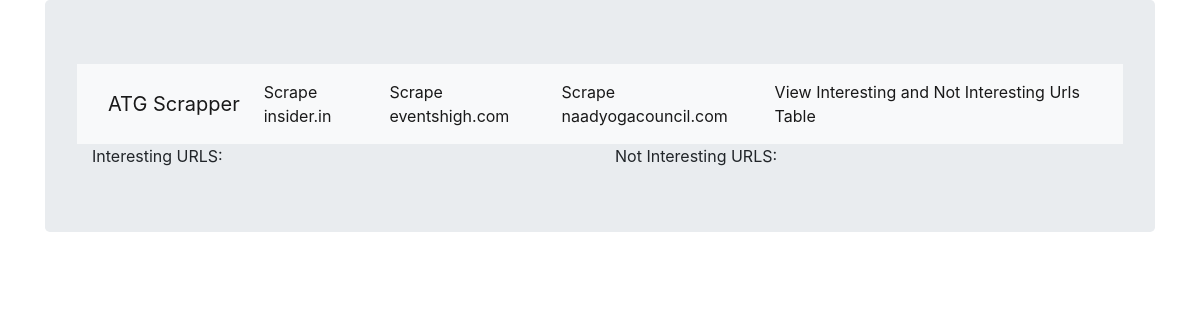
Before: /Scraper/ViewUrlsPage/ with the older database file.
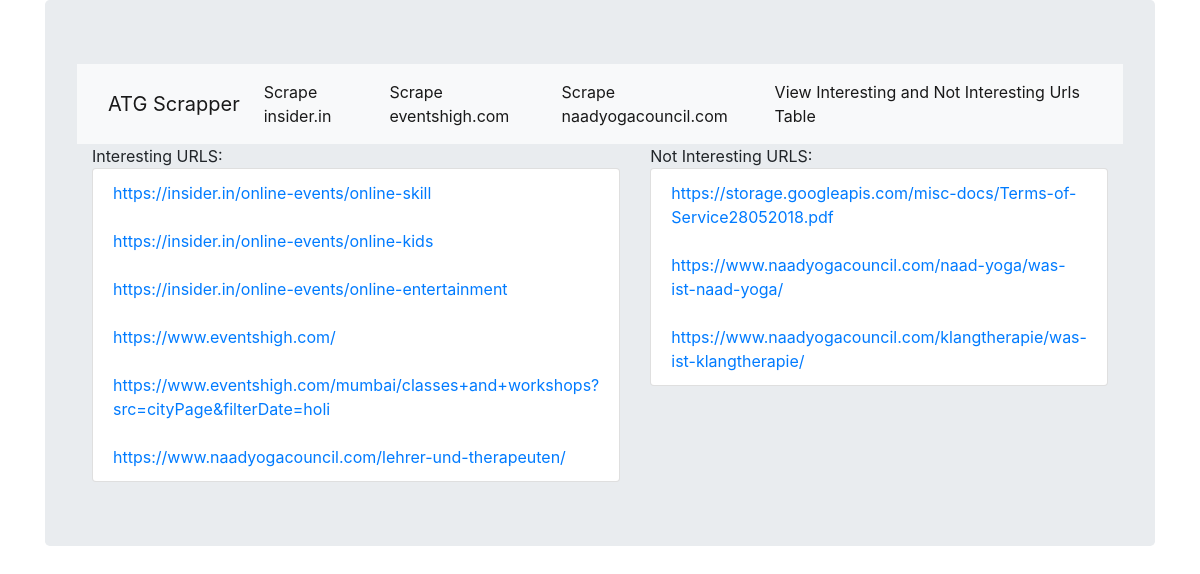
After: the same page with the newer database file.
### scrapeApp/models.py (models this page shows)
class InterestingURLModel(models.Model):
    interesting_url = models.URLField()
    def __str__(self):
        return self.interesting_url

class NotInterestingURLModel(models.Model):
    not_interesting_url = models.URLField()
    def __str__(self):
        return self.not_interesting_url

### scrapeApp/views.py (the view)
def ViewURLsPage(request):
    int_url = InterestingURLModel.objects.all()
    not_int = NotInterestingURLModel.objects.all()
    return render(request,'scrapeApp/ViewURLsPage.html',{'int':int_url,'not':not_int})

### scrapeApp/templates/scrapeApp/ViewURLsPage.html
<!DOCTYPE html>
{% extends 'scrapeApp/BasePage.html' %}
{% block bodyblock %}
  <div class="container">
  <div class="row">
  <div class="col-sm">
    Interesting URLS:
    <ul class="list-group">
      {% for i in int %}
      <li class="list-group-item"> <a href="{{i}}" target="_blank" >{{ i }}</a></li>
      {% endfor %}
    </ul>
  </div>
  <div class="col-sm">
    Not Interesting URLS:
    <ul class="list-group">
      {% for i in not %}
      <li class="list-group-item"> <a href="{{i}}" target="_blank" >{{ i }}</a></li>
      {% endfor %}
    </ul>
  </div>
  </div>
  </div>
{% endblock %}

Changed rows visible on the page:
added InterestingURLModel: interesting_url "https://insider.in/online-events/online-skill"
added InterestingURLModel: interesting_url "https://insider.in/online-events/online-kids"
added InterestingURLModel: interesting_url "https://insider.in/online-events/online-entertainment"
added InterestingURLModel: interesting_url "https://www.eventshigh.com/"
added InterestingURLModel: interesting_url "https://www.eventshigh.com/mumbai/classes+and+workshops?src=cityPage&filterDate=holi"
added InterestingURLModel: interesting_url "https://www.naadyogacouncil.com/lehrer-und-therapeuten/"
added NotInterestingURLModel: not_interesting_url "https://storage.googleapis.com/misc-docs/Terms-of-Service28052018.pdf"
added NotInterestingURLModel: not_interesting_url "https://www.naadyogacouncil.com/naad-yoga/was-ist-naad-yoga/"
added NotInterestingURLModel: not_interesting_url "https://www.naadyogacouncil.com/klangtherapie/was-ist-klangtherapie/"
